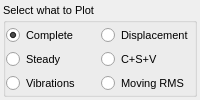
            <widget class="QFrame" name="frame_6">
             <property name="sizePolicy">
              <sizepolicy hsizetype="Minimum" vsizetype="Minimum">
               <horstretch>0</horstretch>
               <verstretch>0</verstretch>
              </sizepolicy>
             </property>
             <property name="minimumSize">
              <size>
               <width>0</width>
               <height>0</height>
              </size>
             </property>
             <property name="maximumSize">
              <size>
               <width>16777215</width>
               <height>125</height>
              </size>
             </property>
             <property name="font">
              <font>
               <pointsize>8</pointsize>
              </font>
             </property>
             <property name="frameShape">
              <enum>QFrame::NoFrame</enum>
             </property>
             <property name="frameShadow">
              <enum>QFrame::Plain</enum>
             </property>
             <layout class="QHBoxLayout" name="horizontalLayout" stretch="0">
              <property name="spacing">
               <number>3</number>
              </property>
              <property name="leftMargin">
               <number>3</number>
              </property>
              <property name="topMargin">
               <number>3</number>
              </property>
              <property name="rightMargin">
               <number>3</number>
              </property>
              <property name="bottomMargin">
               <number>3</number>
              </property>
              <item>
               <widget class="QGroupBox" name="groupBox_3">
                <property name="sizePolicy">
                 <sizepolicy hsizetype="Minimum" vsizetype="Minimum">
                  <horstretch>0</horstretch>
                  <verstretch>0</verstretch>
                 </sizepolicy>
                </property>
                <property name="maximumSize">
                 <size>
                  <width>16777215</width>
                  <height>100</height>
                 </size>
                </property>
                <property name="font">
                 <font>
                  <pointsize>8</pointsize>
                  <stylestrategy>PreferAntialias</stylestrategy>
                 </font>
                </property>
                <property name="autoFillBackground">
                 <bool>false</bool>
                </property>
                <property name="title">
                 <string>Select what to Plot</string>
                </property>
                <property name="flat">
                 <bool>true</bool>
                </property>
                <property name="checkable">
                 <bool>false</bool>
                </property>
                <layout class="QGridLayout" name="gridLayout_2">
                 <property name="leftMargin">
                  <number>0</number>
                 </property>
                 <property name="topMargin">
                  <number>2</number>
                 </property>
                 <property name="rightMargin">
                  <number>0</number>
                 </property>
                 <property name="bottomMargin">
                  <number>0</number>
                 </property>
                 <property name="spacing">
                  <number>2</number>
                 </property>
                 <item row="0" column="0">
                  <widget class="QRadioButton" name="checkCompleteSignalMain">
                   <property name="sizePolicy">
                    <sizepolicy hsizetype="Minimum" vsizetype="Minimum">
                     <horstretch>0</horstretch>
                     <verstretch>0</verstretch>
                    </sizepolicy>
                   </property>
                   <property name="font">
                    <font>
                     <pointsize>8</pointsize>
                    </font>
                   </property>
                   <property name="text">
                    <string>Complete</string>
                   </property>
                   <property name="checked">
                    <bool>true</bool>
                   </property>
                  </widget>
                 </item>
                 <item row="2" column="0">
                  <widget class="QRadioButton" name="checkSteadySignalMain">
                   <property name="sizePolicy">
                    <sizepolicy hsizetype="Minimum" vsizetype="Minimum">
                     <horstretch>0</horstretch>
                     <verstretch>0</verstretch>
                    </sizepolicy>
                   </property>
                   <property name="font">
                    <font>
                     <pointsize>8</pointsize>
                    </font>
                   </property>
                   <property name="text">
                    <string>Steady</string>
                   </property>
                   <property name="checked">
                    <bool>false</bool>
                   </property>
                  </widget>
                 </item>
                 <item row="3" column="0">
                  <widget class="QRadioButton" name="checkVibrationsMain">
                   <property name="sizePolicy">
                    <sizepolicy hsizetype="Minimum" vsizetype="Minimum">
                     <horstretch>0</horstretch>
                     <verstretch>0</verstretch>
                    </sizepolicy>
                   </property>
                   <property name="font">
                    <font>
                     <pointsize>8</pointsize>
                    </font>
                   </property>
                   <property name="text">
                    <string>Vibrations</string>
                   </property>
                   <property name="checked">
                    <bool>false</bool>
                   </property>
                  </widget>
                 </item>
                 <item row="0" column="1">
                  <widget class="QRadioButton" name="checkDisplacement">
                   <property name="sizePolicy">
                    <sizepolicy hsizetype="Minimum" vsizetype="Minimum">
                     <horstretch>0</horstretch>
                     <verstretch>0</verstretch>
                    </sizepolicy>
                   </property>
                   <property name="font">
                    <font>
                     <pointsize>8</pointsize>
                    </font>
                   </property>
                   <property name="text">
                    <string>Displacement</string>
                   </property>
                  </widget>
                 </item>
                 <item row="2" column="1">
                  <widget class="QRadioButton" name="checkAllSignalsMain">
                   <property name="sizePolicy">
                    <sizepolicy hsizetype="Minimum" vsizetype="Minimum">
                     <horstretch>0</horstretch>
                     <verstretch>0</verstretch>
                    </sizepolicy>
                   </property>
                   <property name="font">
                    <font>
                     <pointsize>8</pointsize>
                    </font>
                   </property>
                   <property name="text">
                    <string>C+S+V</string>
                   </property>
                   <property name="checked">
                    <bool>false</bool>
                   </property>
                  </widget>
                 </item>
                 <item row="3" column="1">
                  <widget class="QRadioButton" name="checkMovingRMS">
                   <property name="sizePolicy">
                    <sizepolicy hsizetype="Minimum" vsizetype="Minimum">
                     <horstretch>0</horstretch>
                     <verstretch>0</verstretch>
                    </sizepolicy>
                   </property>
                   <property name="font">
                    <font>
                     <pointsize>8</pointsize>
                    </font>
                   </property>
                   <property name="text">
                    <string>Moving RMS</string>
                   </property>
                  </widget>
                 </item>
                </layout>
               </widget>
              </item>
             </layout>
            </widget>
